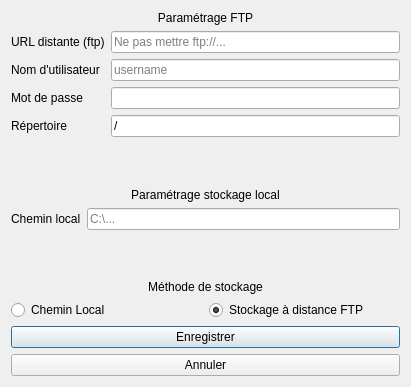
<?xml version="1.0" encoding="UTF-8"?>
<ui version="4.0">
 <class>Dialog</class>
 <widget class="QDialog" name="Dialog">
  <property name="geometry">
   <rect>
    <x>0</x>
    <y>0</y>
    <width>411</width>
    <height>387</height>
   </rect>
  </property>
  <property name="windowTitle">
   <string>Dialog</string>
  </property>
  <layout class="QVBoxLayout" name="verticalLayout_2">
   <item>
    <widget class="QLabel" name="label_2">
     <property name="text">
      <string>Paramétrage FTP</string>
     </property>
     <property name="alignment">
      <set>Qt::AlignCenter</set>
     </property>
    </widget>
   </item>
   <item>
    <layout class="QFormLayout" name="formLayout">
     <item row="1" column="0">
      <widget class="QLabel" name="uRLDistanteFtpLabel">
       <property name="text">
        <string>URL distante (ftp)</string>
       </property>
      </widget>
     </item>
     <item row="1" column="1">
      <widget class="QLineEdit" name="uRLDistanteFtpLineEdit">
       <property name="text">
        <string/>
       </property>
       <property name="placeholderText">
        <string>Ne pas mettre ftp://...</string>
       </property>
      </widget>
     </item>
     <item row="2" column="0">
      <widget class="QLabel" name="nomDUtilisateurLabel">
       <property name="text">
        <string>Nom d'utilisateur</string>
       </property>
      </widget>
     </item>
     <item row="2" column="1">
      <widget class="QLineEdit" name="nomDUtilisateurLineEdit">
       <property name="text">
        <string/>
       </property>
       <property name="placeholderText">
        <string>username</string>
       </property>
      </widget>
     </item>
     <item row="3" column="0">
      <widget class="QLabel" name="motDePasseLabel">
       <property name="text">
        <string>Mot de passe</string>
       </property>
      </widget>
     </item>
     <item row="3" column="1">
      <widget class="QLineEdit" name="motDePasseLineEdit">
       <property name="text">
        <string/>
       </property>
       <property name="echoMode">
        <enum>QLineEdit::Password</enum>
       </property>
      </widget>
     </item>
     <item row="4" column="0">
      <widget class="QLabel" name="repertoireLabel">
       <property name="text">
        <string>Répertoire</string>
       </property>
      </widget>
     </item>
     <item row="4" column="1">
      <widget class="QLineEdit" name="repertoireLineEdit">
       <property name="text">
        <string>/</string>
       </property>
      </widget>
     </item>
    </layout>
   </item>
   <item>
    <spacer name="verticalSpacer_2">
     <property name="orientation">
      <enum>Qt::Vertical</enum>
     </property>
     <property name="sizeHint" stdset="0">
      <size>
       <width>20</width>
       <height>40</height>
      </size>
     </property>
    </spacer>
   </item>
   <item>
    <widget class="QLabel" name="label_3">
     <property name="text">
      <string>Paramétrage stockage local</string>
     </property>
     <property name="alignment">
      <set>Qt::AlignCenter</set>
     </property>
    </widget>
   </item>
   <item>
    <layout class="QFormLayout" name="formLayout_2">
     <item row="1" column="0">
      <widget class="QLabel" name="cheminLocalLabel">
       <property name="text">
        <string>Chemin local</string>
       </property>
      </widget>
     </item>
     <item row="1" column="1">
      <widget class="QLineEdit" name="cheminLocalLineEdit">
       <property name="placeholderText">
        <string>C:\...</string>
       </property>
      </widget>
     </item>
    </layout>
   </item>
   <item>
    <spacer name="verticalSpacer">
     <property name="orientation">
      <enum>Qt::Vertical</enum>
     </property>
     <property name="sizeHint" stdset="0">
      <size>
       <width>20</width>
       <height>40</height>
      </size>
     </property>
    </spacer>
   </item>
   <item>
    <widget class="QLabel" name="label">
     <property name="text">
      <string>Méthode de stockage</string>
     </property>
     <property name="alignment">
      <set>Qt::AlignCenter</set>
     </property>
    </widget>
   </item>
   <item>
    <layout class="QHBoxLayout" name="horizontalLayout_2">
     <item>
      <widget class="QRadioButton" name="radioButton_local">
       <property name="text">
        <string>Chemin Local</string>
       </property>
       <property name="checked">
        <bool>false</bool>
       </property>
      </widget>
     </item>
     <item>
      <widget class="QRadioButton" name="radioButton_remote">
       <property name="text">
        <string>Stockage à distance FTP</string>
       </property>
       <property name="checked">
        <bool>true</bool>
       </property>
      </widget>
     </item>
    </layout>
   </item>
   <item>
    <widget class="QPushButton" name="pushButton_validate">
     <property name="text">
      <string>Enregistrer</string>
     </property>
    </widget>
   </item>
   <item>
    <widget class="QPushButton" name="pushButton_cancel">
     <property name="text">
      <string>Annuler</string>
     </property>
    </widget>
   </item>
  </layout>
 </widget>
 <resources/>
 <connections/>
</ui>
